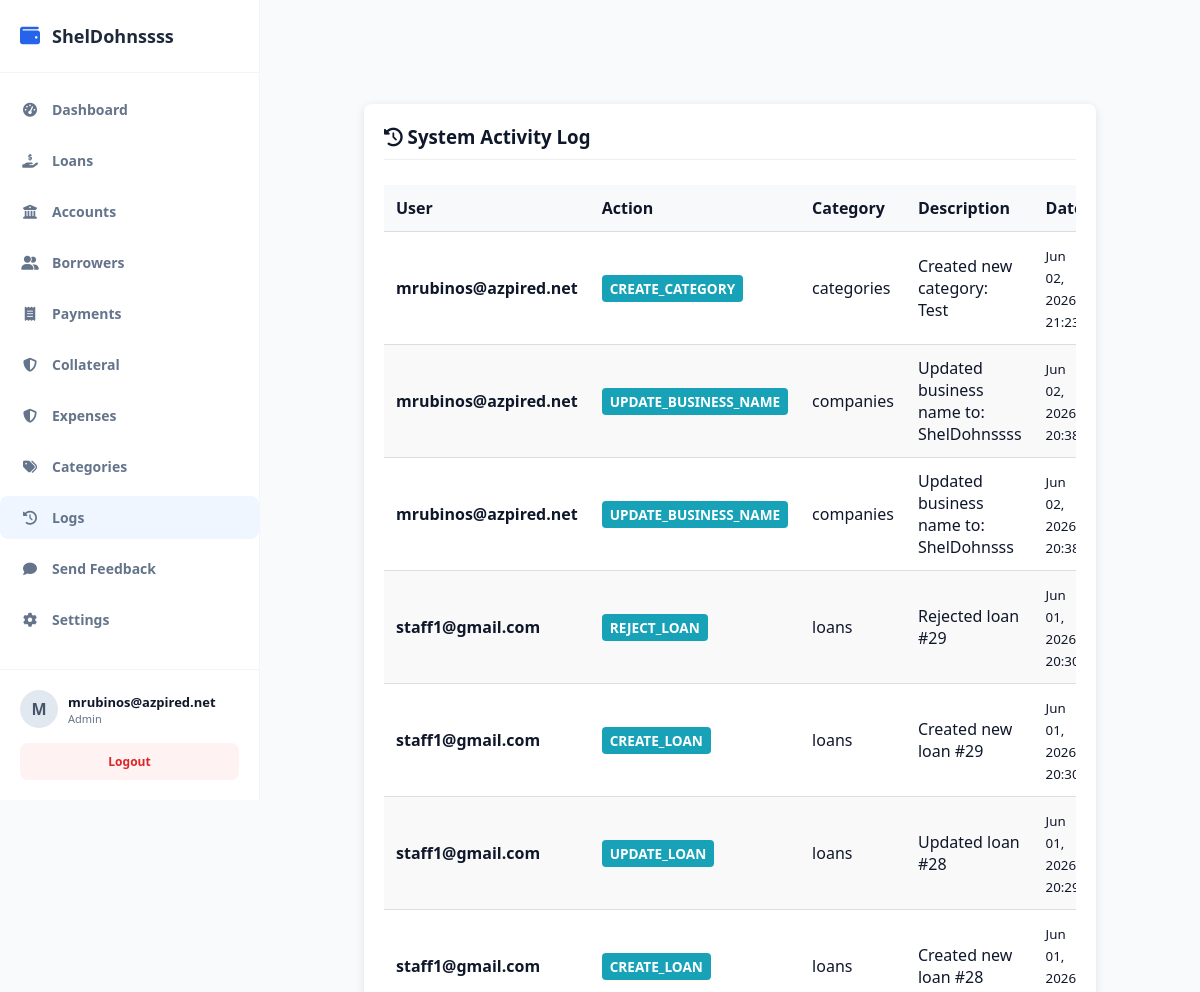
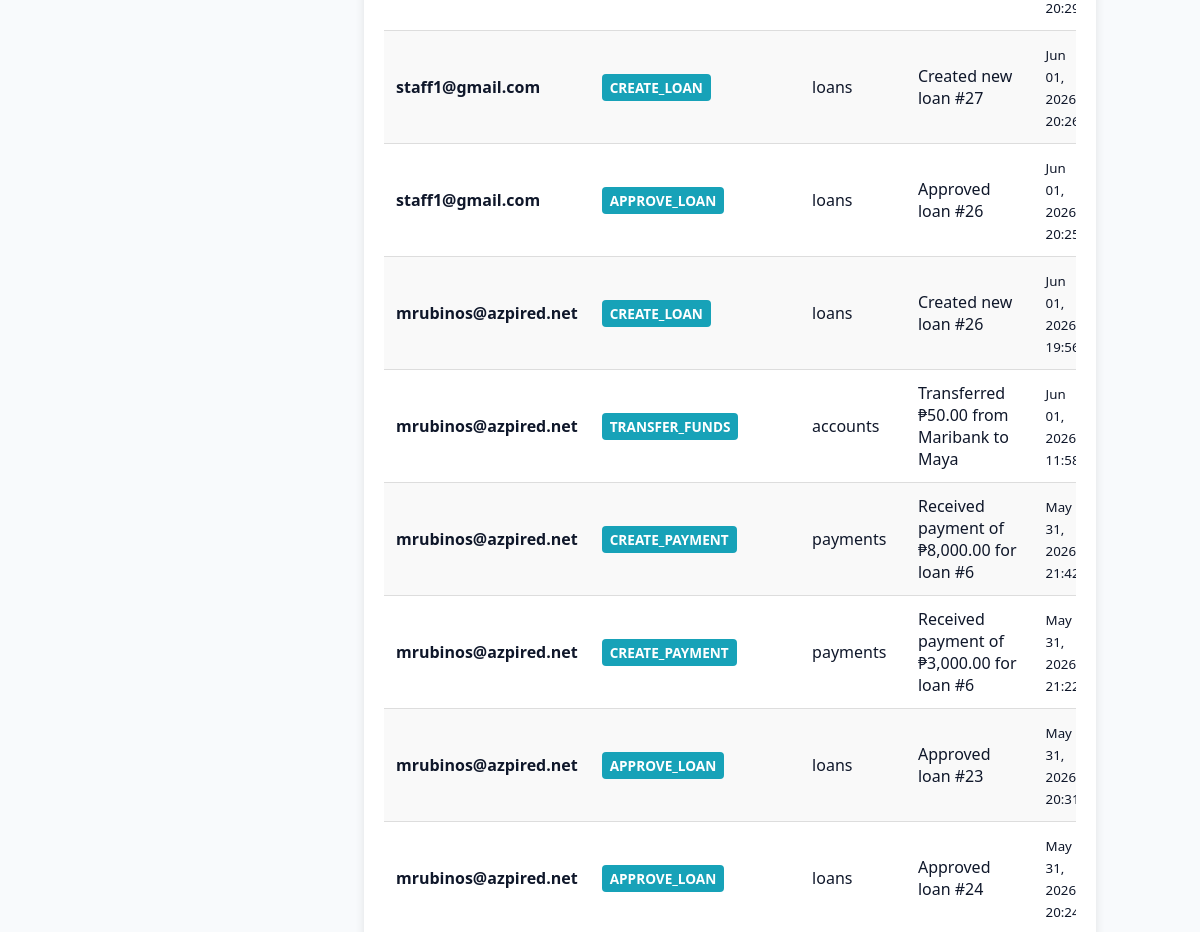
/public/index.php?url=activitylogs/index (signed in, upper part), run on an earlier commit of the app's database (2 pictures, top to bottom).
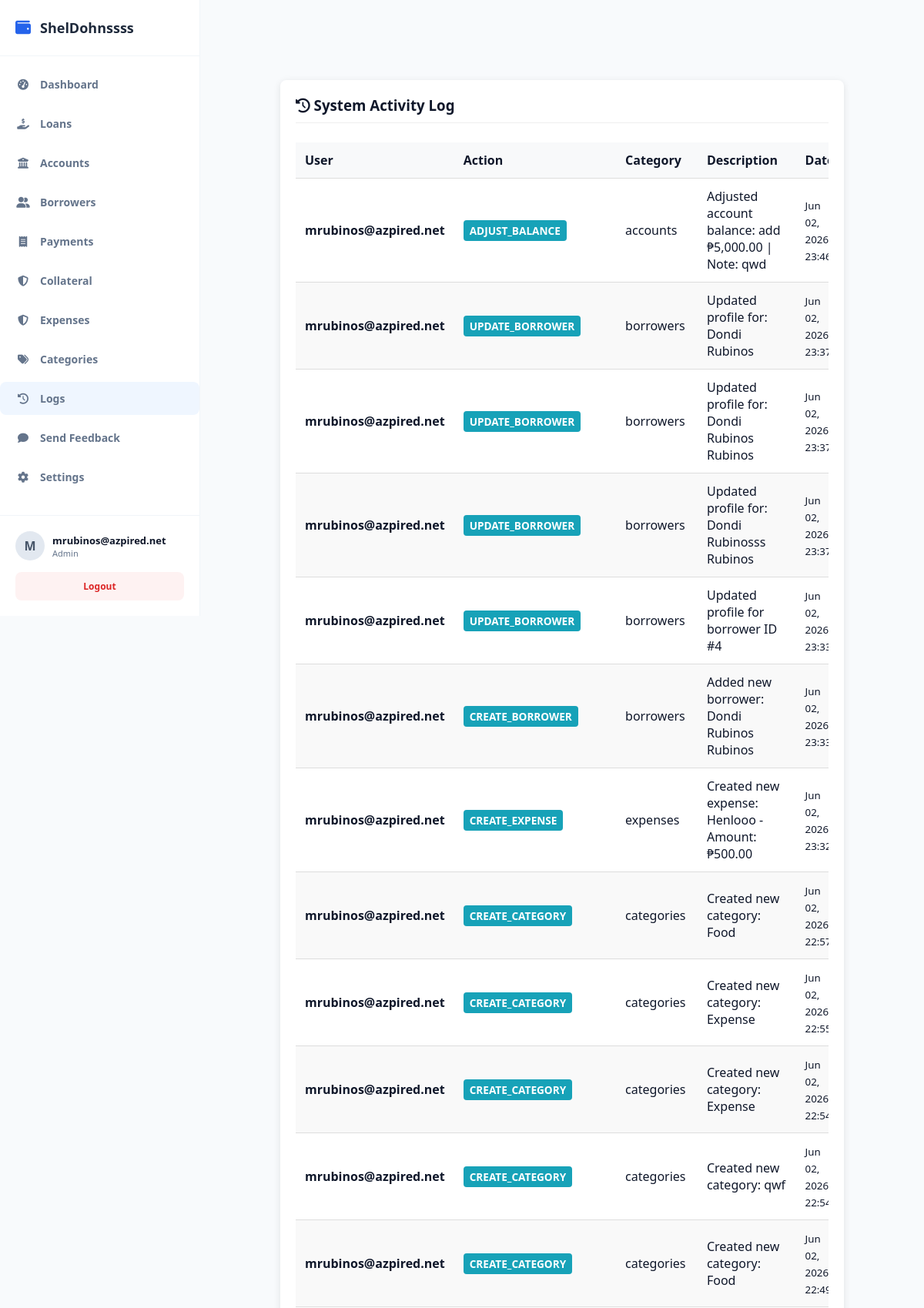
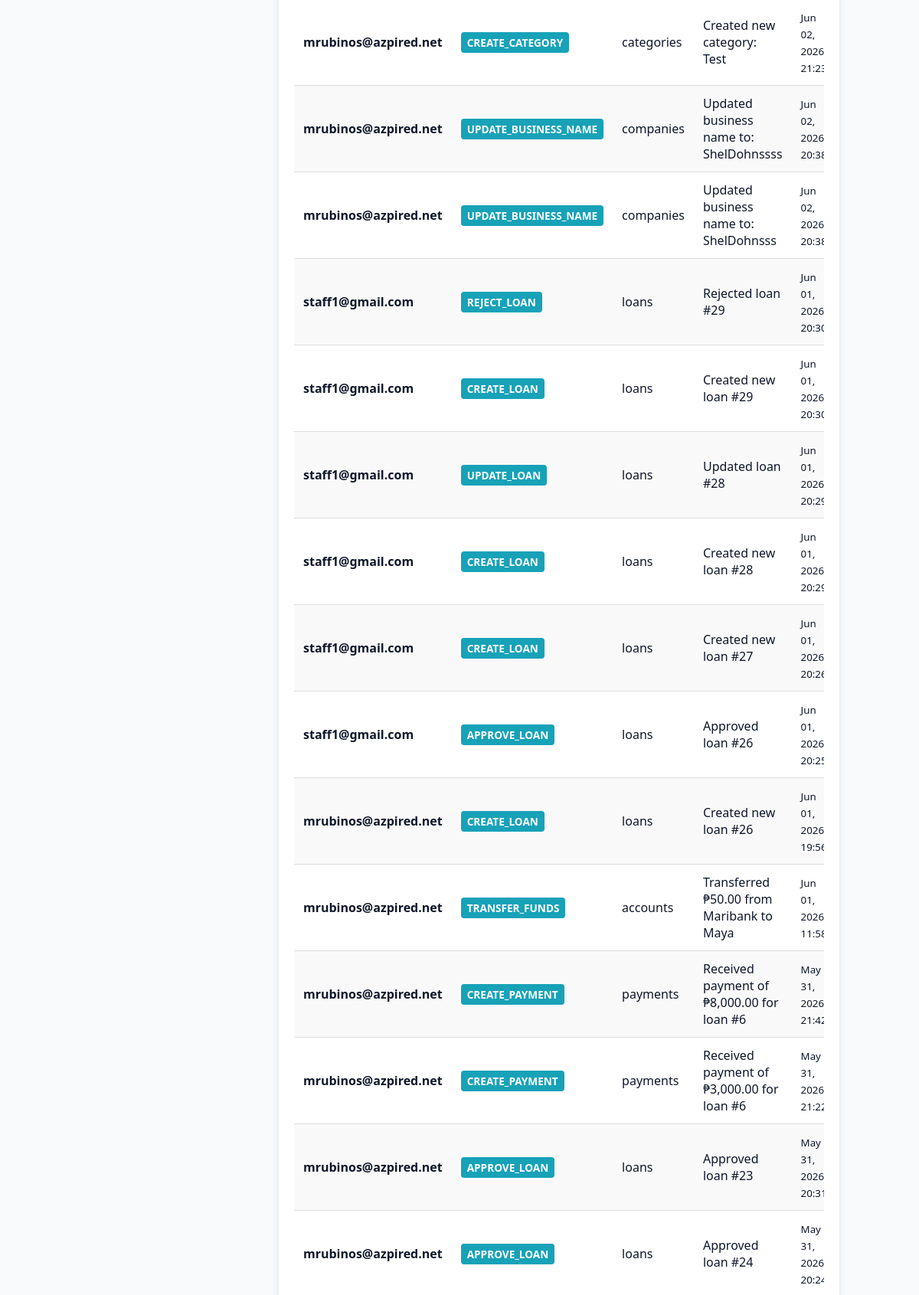
And on a later commit of the database (2 pictures, top to bottom).
### tables this page shows
CREATE TABLE `activity_logs` (
  `id` int(11) NOT NULL,
  `company_id` int(11) NOT NULL,
  `user_id` int(11) NOT NULL,
  `action` varchar(50) NOT NULL,
  `table_name` varchar(50) DEFAULT NULL,
  `record_id` int(11) DEFAULT NULL,
  `description` text DEFAULT NULL,
  `ip_address` varchar(45) DEFAULT NULL,
  `created_at` timestamp NOT NULL DEFAULT current_timestamp()
);

CREATE TABLE `users` (
  `id` int(11) NOT NULL,
  `company_id` int(11) NOT NULL,
  `username` varchar(50) NOT NULL,
  `password` varchar(255) NOT NULL,
  `role` varchar(30) DEFAULT 'admin',
  `created_at` timestamp NOT NULL DEFAULT current_timestamp(),
  `status` tinyint(1) DEFAULT 1
);

### app/controllers/ActivityLogsController.php (called while the page is built, shortened)
<?php
require_once __DIR__ . '/../models/ActivityLog.php';
class ActivitylogsController {
    public function index() {
        $logModel = new ActivityLog();
        $logs = $logModel->getAllByCompany($_SESSION['user']['company_id']);
        require_once __DIR__ . '/../views/admin/activitylogs/index.php';
    }
}

### public/index.php (called while the page is built, shortened)
<?php
require_once __DIR__ . "/../app/core/Database.php";
require_once __DIR__ . "/../app/core/Model.php";
$init = new App();

### app/core/Database.php (called while the page is built)
<?php
class Database {
    private static $host = "localhost";
    private static $port = "3306";
    private static $db   = "loan_saas_db";
    private static $user = "root";
    private static $pass = "";
    public static function getConnection() {
        try {
            $conn = new PDO(
                "mysql:host=" . self::$host . ";port=" . self::$port . ";dbname=" . self::$db,
                self::$user,
                self::$pass
            );
            $conn->setAttribute(PDO::ATTR_ERRMODE, PDO::ERRMODE_EXCEPTION);
            $conn->setAttribute(PDO::ATTR_DEFAULT_FETCH_MODE, PDO::FETCH_ASSOC);
            return $conn;
        } catch (Exception $e) {
            die("Database connection failed: " . $e->getMessage());
        }
    }
}

### app/core/Model.php (called while the page is built, shortened)
<?php
require_once __DIR__ . "/Database.php";
class Model {
    public function __construct() {
        $this->conn = Database::getConnection();
    }
}

### app/models/ActivityLog.php (called while the page is built, shortened)
<?php
require_once __DIR__ . '/../core/Model.php';
class ActivityLog extends Model {
public function getAllByCompany($company_id) {
    $sql = "SELECT l.*, u.username
            FROM activity_logs l
            JOIN users u ON l.user_id = u.id
            WHERE l.company_id = ?
            ORDER BY l.created_at DESC";
    $stmt = $this->conn->prepare($sql);
    $stmt->execute([$company_id]);
    return $stmt->fetchAll(PDO::FETCH_ASSOC);
}
}

### app/views/admin/activitylogs/index.php (the view, shortened to what the changed rows need)
<?php
require_once dirname(__DIR__, 2) . '/layouts/header.php';
?>
<div class="container-fluid" style="padding: 20px;">
    <div class="card">
        <div class="card-body" style="overflow-x: auto;">
            <table class="table table-striped">
                <thead>
                    <tr>
                        <th>User</th>
                        <th>Action</th>
                        <th>Category</th>
                        <th>Description</th>
                        <th>Date</th>
                    </tr>
                </thead>
                <tbody>
                    <?php if (empty($logs)): ?>
                        <tr><td colspan="5" class="text-center">No recent activities found.</td></tr>
                    <?php else: ?>
                        <?php foreach ($logs as $log): ?>
                            <tr>
                                <td><strong><?= htmlspecialchars($log['username']) ?></strong></td>
                                <td><span class="badge badge-info"><?= $log['action'] ?></span></td>
                                <td><code><?= $log['table_name'] ?></code></td>
                                <td><?= htmlspecialchars($log['description']) ?></td>
                                <td><small class="text-muted"><?= date('M d, Y H:i', strtotime($log['created_at'])) ?></small></td>
                            </tr>
                        <?php endforeach; ?>
                    <?php endif; ?>
                </tbody>
            </table>
        </div>
    </div>
</div>
<?php
require_once dirname(__DIR__, 2) . '/layouts/footer.php';
?>

### app/views/layouts/header.php (shortened to what the changed rows need)
<?php
$current_url = $_GET['url'] ?? '';
$userRole = $_SESSION['user']['role'] ?? '';
?>
<!DOCTYPE html>
<html lang="en">
<head>
    <link rel="stylesheet" href="https://cdnjs.cloudflare.com/ajax/libs/font-awesome/6.4.0/css/all.min.css">
    <link rel="stylesheet" href="/loansaas/public/css/style.css">
</head>
<body>
    <aside class="sidebar" style="display: flex; flex-direction: column; height: 100vh; width: 260px; background: #ffffff; border-right: 1px solid #f1f5f9;">
      <ul class="sidebar-menu" style="list-style: none; padding: 15px 0; margin: 0; flex-grow: 1;">
    <?php
    $menuItems = [];
if ($userRole === 'admin' || $userRole === 'staff') {
        $menuItems[] = ['url' => 'dashboard/index', 'icon' => 'fa-tachometer-alt', 'label' => 'Dashboard'];
        $menuItems[] = ['url' => 'loan/index', 'icon' => 'fa-hand-holding-dollar', 'label' => 'Loans'];
        $menuItems[] = ['url' => 'account/index', 'icon' => 'fa-bank', 'label' => 'Accounts'];
        $menuItems[] = ['url' => 'borrower/index', 'icon' => 'fa-user-group', 'label' => 'Borrowers'];
        $menuItems[] = ['url' => 'payment/index', 'icon' => 'fa-receipt', 'label' => 'Payments'];
        $menuItems[] = ['url' => 'collateral/index', 'icon' => 'fa-shield-halved', 'label' => 'Collateral'];
        $menuItems[] = ['url' => 'expense/index', 'icon' => 'fa-shield-halved', 'label' => 'Expenses'];
        $menuItems[] = ['url' => 'category/index', 'icon' => 'fa-tags', 'label' => 'Categories'];
        $menuItems[] = ['url' => 'activitylogs/index', 'icon' => 'fa-clock-rotate-left', 'label' => 'Logs'];
        $menuItems[] = ['url' => 'feedback/create', 'icon' => 'fa-comment', 'label' => 'Send Feedback'];
        $menuItems[] = ['url' => 'admin/settings', 'icon' => 'fa-cog', 'label' => 'Settings'];
    }
    foreach ($menuItems as $item) {
        $active = (strpos($current_url, explode('/', $item['url'])[0]) === 0) ? 'active' : '';
        echo "<li class='menu-item $active'>
                <a href='/loansaas/public/index.php?url={$item['url']}' style='display: flex; align-items: center; gap: 12px; padding: 12px 20px; color: #64748b; text-decoration: none; transition: 0.2s;'>
                    <i class='fas {$item['icon']}' style='width: 20px; text-align: center;'></i> <span>{$item['label']}</span>
                </a>
              </li>";
    }
    ?>
</ul>
    </aside>
    <main class="main-content">

What changed in the data, as far as the page shows it:
added activity_logs: user.username "mrubinos@azpired.net", action "ADJUST_BALANCE", table_name "accounts", description "Adjusted account balance: add ₱5,000.00 | Note: qwd", created_at "Jun 02, 2026…"
added activity_logs: user.username "mrubinos@azpired.net", action "UPDATE_BORROWER", table_name "borrowers", description "Updated profile for: Dondi Rubinos", created_at "Jun 02, 2026…"
added activity_logs: user.username "mrubinos@azpired.net", action "UPDATE_BORROWER", table_name "borrowers", description "Updated profile for: Dondi Rubinos Rubinos", created_at "Jun 02, 2026…"
added activity_logs: user.username "mrubinos@azpired.net", action "UPDATE_BORROWER", table_name "borrowers", description "Updated profile for: Dondi Rubinosss Rubinos", created_at "Jun 02, 2026…"
added activity_logs: user.username "mrubinos@azpired.net", action "UPDATE_BORROWER", table_name "borrowers", description "Updated profile for borrower ID #4", created_at "Jun 02, 2026…"
added activity_logs: user.username "mrubinos@azpired.net", action "CREATE_BORROWER", table_name "borrowers", description "Added new borrower: Dondi Rubinos Rubinos", created_at "Jun 02, 2026…"
added activity_logs: user.username "mrubinos@azpired.net", action "CREATE_EXPENSE", table_name "expenses", description "Created new expense: Henlooo - Amount: ₱500.00", created_at "Jun 02, 2026…"
added activity_logs: user.username "mrubinos@azpired.net", action "CREATE_CATEGORY", table_name "categories", description "Created new category: Food", created_at "Jun 02, 2026…"
added activity_logs: user.username "mrubinos@azpired.net", action "CREATE_CATEGORY", table_name "categories", description "Created new category: Expense", created_at "Jun 02, 2026…"
added activity_logs: user.username "mrubinos@azpired.net", action "CREATE_CATEGORY", table_name "categories", description "Created new category: Expense", created_at "Jun 02, 2026…"
added activity_logs: user.username "mrubinos@azpired.net", action "CREATE_CATEGORY", table_name "categories", description "Created new category: qwf", created_at "Jun 02, 2026…"
added activity_logs: user.username "mrubinos@azpired.net", action "CREATE_CATEGORY", table_name "categories", description "Created new category: Food", created_at "Jun 02, 2026…"
